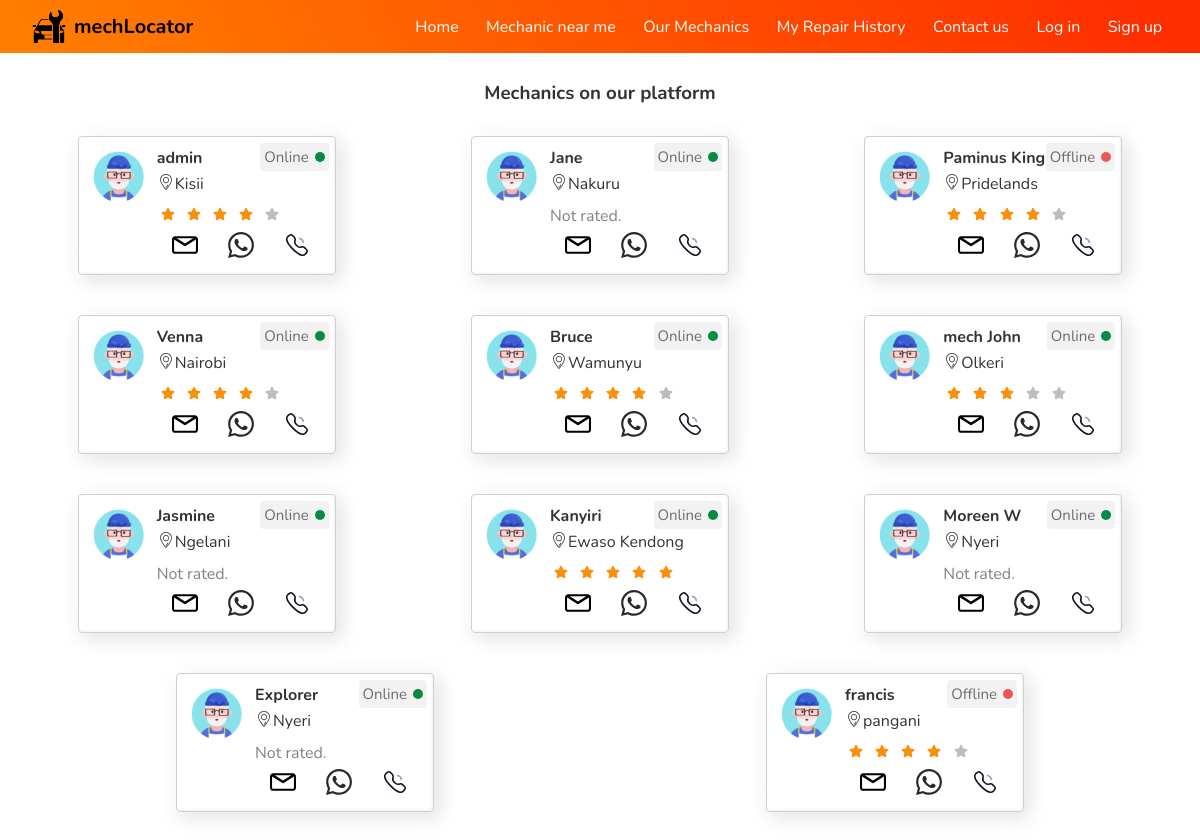
The page /allMechanics.php on the database its author committed.
### tables this page shows
CREATE TABLE `map_details` (
  `user_id` int(11) NOT NULL,
  `long_cor` text NOT NULL,
  `lat_cor` text NOT NULL,
  `town` varchar(50) DEFAULT NULL
);

CREATE TABLE `users` (
  `name` varchar(200) NOT NULL,
  `email` varchar(250) NOT NULL,
  `phone` varchar(20) NOT NULL,
  `password` varchar(250) NOT NULL,
  `is_mech` varchar(10) NOT NULL DEFAULT 'NO',
  `user_id` int(11) NOT NULL,
  `availability` varchar(10) NOT NULL DEFAULT 'YES'
);

### allMechanics.php (the view, shortened to what this page needs)
<!DOCTYPE html>
<html lang="en" dir="ltr">
  <head>
    <link rel="stylesheet" href="css/home.css">
    <link rel="stylesheet" href="css/nav.css">
    <link rel="stylesheet" href="css/allMech.css">
  </head>
  <body>
    <?php include 'php/header.php';
    ?>
    <main>
    <section class="holder-sect">
      <h3>Mechanics on our platform</h3>
      <section class="flex-wrap mech-sect">
      <?php
        $getUsers = "SELECT * FROM users INNER JOIN map_details ON users.user_id = map_details.user_id WHERE is_mech = 'YES'";
        $results = mysqli_query($connection,$getUsers);
            if(!$results){
               echo "msqli error" .mysqli_error($connection);
            }
              else{
                $row = mysqli_num_rows($results);
                if($row<1){
                  echo "No mechanics in database";
                }
                else{
                $count = 0;
                $k = 0;
                while($row = mysqli_fetch_assoc($results)){
                  $emailArray[$count] = $row['email'];
                  if($count>0 && ($emailArray[$count] === $emailArray[$count-1])){
                     continue;
                  }
                  else{
                    echo '
                    <div class="detail-card">
                        <div class="flex-wrap">
                    ';
                    if($row['availability']=="YES"){
                      echo '
                      <div class="status-part">
                        <span class="status-type">Online</span>
                        <span class="status-dot"></span>
                       </div>
                      ';
                    }
                    else{
                      echo '
                      <div class="status-part">
                        <span class="status-type">Offline</span>
                        <span class="status-dot red-dot"></span>
                       </div>
                      ';
                    }
                   echo '
                        <img src="icons/mech-white.svg" alt="user" class="user-icon">
                        <article class="contact-dets">
                            <div class="username">
                                <strong>'.$row['name'].'</strong>
                              </div>
                              <div class="mech-loc flex-wrap">
                              <img src="icons/loc-dark.svg" alt="mech-location" class="icon loc-icon">
                              '.$row['town'].'
                              </div>
                            <p class="rates rates'.$k.'">
                            </p>
                             <span class="">
                             <div class="mech-contact flex-wrap">
                             <a href="mailto:'.$row['email'].'">
                               <img src="icons/email-svgrepo-com.svg" alt="email" class="icon">
                             </a>
                             <a href="https://wa.me/'.$row['phone'].'">
                               <img src="icons/whatsapp.svg" alt="whatsapp" class="icon">
                             </a>
                             <a href="tel:'.$row['phone'].'">
                               <img src="icons/call.svg" alt="call" class="icon">
                             </a>
                           </div>
                             </span>
                        </article>
                        </div>
                    </div>
                    ';
                  }
                  $k++;
                  $count++;
                }
          }
        }
      ?>
      </section>
    </main>
  </body>
</html>

### php/header.php (shortened to what this page needs)
        <nav class="nav">
        <a href="index.php" class="flex-wrap">
        <img src="icons/new-logo.svg" alt="logo" class="logo">
        <strong class="logo-text">mechLocator</strong>
</a>
        <div class="flex-wrap links">
        <a href="motorist-Homepage.php">Home</a>
            <a href="mechNear.php">
                Mechanic near me
            </a>
            <a href="allMechanics.php">
            Our Mechanics</a>
            <a href="repairHistory.php">My Repair History </a>
            <a href="contact.php">
            Contact us </a>
            <?php
            if(isset($_SESSION['name'])){
                echo '
                <div class="admin-holder user-holder">
                <div class="has-drop">';
                if(isset($_SESSION['mechId'])){
                    $mech = "Mechanic";
                    echo '
                    <img src="icons/mech-white.svg" alt="user" class="icon mech-icon">'.$mech.' '.$_SESSION['name']. '
                    <img src="icons/arrow-white.svg" alt="d" class="down-arrow">
                    </div>';
                }
                else{
                    echo '
                    <img src="icons/prof-pic.svg" alt="user" class="icon">'.$_SESSION['name']. '
                    <img src="icons/arrow-white.svg" alt="d" class="down-arrow">
                    </div>';
                }
                echo '
                <div class="admin-drop">
                <a href="userProfile.php" class="noti-holder prof-link flex-wrap">
                <img src="icons/user.svg" alt="user" class="icon">
                My profile
                 </a>
                 ';
                 if((isset($_SESSION['notification'])) && ($_SESSION['notification']==1)){
                    echo'
                        <a href="notification.php" class="noti-holder prof-link flex-wrap">
                        <img src="icons/notification.svg" alt="noti" class="icon">
                        Notifications
                        <span class="dot"></span>
                         </a>
                    ';
                 }
                 else{
                        echo '
                        <a href="notification.php" class="noti-holder prof-link flex-wrap">
                        <img src="icons/notification.svg" alt="noti" class="icon">
                        Notifications
                        </a>
                        ';
                 }
                 echo '
                <a href="addRepair.php">
                <img src="icons/repair-white.svg" alt="repair" class="icon">
                Add Repair</a>
                <a class="noti-holder flex-wrap" onclick="openPop(`car-pop`)">
                    <img src="icons/car-white.svg" alt="notification" class="icon">
                    Add a car
                </a>
                <form action="php/destroySession.php" method="post">
                    <input type="submit" value="Log out" class="log-out-btn">
                </form>
                </div>
            </div>
            ';
            }
            else{
                echo '
            <a href="login.php">Log in</a>
            <a href="signup.php">Sign up</a>
                ';
            }
            ?>
        </div>
        </nav>

### css/home.css (style rules this page uses)
:root { --highlightBlue : #1242C5; --textGreyish: #333333; --orangeColor: #F98E0E; --regBtnBlue: #116D9E; --deepOrange: #F9430E; --veryLightGrey: #F2F2F2; --green: #058B43; --blue: #116D9E; --skyBlue: #0F8CB5; --lightOrange: #FFB40C; --lightRed: #FF537C; --f3White: #F3F3F3; --red: #EB5757; --orangeLinear: linear-gradient(240.86deg, #FF2E00 4.93%, #FF8B00 112.94%); --bRadius: 6px; --inputPadding: 10px 10px 5px 10px; --lightGrey1: #707070; --greenColor: #2EF873; --horizontalLine: #D0D0D0; --grey3: #828282; --grey2Box: #4F4F4F; --darkerShadow: -7px 7px 14px rgba(229, 229, 229, 0.2), 7px -7px 14px rgba(229, 229, 229, 0.2), -7px -7px 14px rgba(255, 255, 255, 0.9), 7px 7px 18px rgba(229, 229, 229, 0.9), inset 1px 1px 2px rgba(255, 255, 255, 0.3), inset -1px -1px 2px rgba(229, 229, 229, 0.5); --lightShadow: -7px 7px 14px rgba(242, 242, 242, 0.2), 7px -7px 14px rgba(242, 242, 242, 0.2), -7px -7px 14px rgba(255, 255, 255, 0.9), 7px 7px 18px rgba(242, 242, 242, 0.9), inset 1px 1px 2px rgba(255, 255, 255, 0.3), inset -1px -1px 2px rgba(242, 242, 242, 0.5); --bgcolor: #f3f3f3; --purple-gradient: linear-gradient(268.26deg, #ED0A25 23.76%, #F80AC3 78.07%); --black-text-shadow: 1px 2px 10px #0000008f; --highlightBlue: hsl(224, 83%, 42%); --highlightBlueHover: hsl(224, 86%, 28%); --grayish: hsl(0, 1%, 16%); --lightPink :hsl(346, 100%, 66%); --brightRed: hsl(356, 97%, 55%); --faintGray: hsl(0, 1%, 52%); --f3White: hsl(0, 0%, 95%); --placeholderC: hsla(0, 0%, 100%, 0.66); --btnPadding: 4px 28px; --popUpBg: hsla(0, 0%, 7%, 0.95); --inputBg: hsl(0, 0%, 16%); --toggleBG:hsl(230, 22%, 74%); --whiteBg: hsl(0, 0%, 100%); }
* { font-family: 'Nunito', sans-serif; color: var(--textGreyish); box-sizing: border-box; margin: 0; padding: 0; scroll-behavior: smooth; }
a { text-decoration: none; }
body { margin: 0;position: relative;padding-bottom: 1rem; }
.icon { width: 24px; height: 24px; margin: 0 4px; }
.rent-out, .flex-wrap { display: flex; flex-wrap: wrap; justify-content: space-around; align-items: center; }
.user-icon { width: 60px; height: 60px; }

### css/nav.css (style rules this page uses)
nav { position: fixed; background: var(--orangeLinear); top: 0; width: 100%; padding: 10px 1.5rem; display: flex; justify-content: space-between; color: white; z-index: 20; transition: top 0.3s; }
.links a { color: white; margin: 0 10px; cursor: pointer; padding: 4px 0; position: relative; }
.logo { width: 50px; height: 33px; }
.logo-text { color: black; font-size: 20px; }
.links { flex-grow: 0.2; }

### css/allMech.css (style rules this page uses)
main { display: block; padding-top: 5rem; }
.mech-sect { justify-items:center; align-content: center; padding: unset; margin: 10px; }
h3 { text-align: center; }
.icon { width: 20px; height: 20px; }
.holder-sect { align-items: flex-start; }
.loc-icon { margin: 1px; width: 16px; height: 16px; }
.mech-contact { width: 100%; }
.detail-card { box-shadow: var(--darkerShadow); border: 1px solid var(--horizontalLine); position: relative; border-radius: 4px; text-align: center; display: grid; padding: 10px; min-width: 210px; width: max-content; margin: 20px; }
.detail-card .flex-wrap { align-items: flex-start; }
.status-part { padding: 4px; border-radius: 4px; background: var(--f3White); display: flex; align-items: center; position: absolute; top: 6px; right: 6px; z-index: 3; }
.status-dot { width: 10px; height: 10px; border-radius: 50%; background-color: var(--green); margin-left: 6px; }
.status-type { font-size:15px; color:#6c6c6c; }
.red-dot { background-color:var(--red); }
.username { border-bottom: 2px solid var(--menuSectBg); padding-bottom: 4px; }
.contact-dets { display: grid; justify-items: flex-start; margin-left: 8px; }
.contact-dets span { width:100%; }
.contact-dets span .icon { width: 26px; height: 26px; margin: 0 15px; transition:0.1s; }
.rates { margin: 5px 0; color: var(--grey3); }
.rates .icon { width: 14px; height: 14px; }
.mech-loc { margin-bottom: 5px; }

### rows shown on the page
map_details: shows "Online", user_id.name "admin", town "Kisii"
map_details: shows "Online", user_id.name "Jane", town "Nakuru"
map_details: shows "Offline", user_id.name "Paminus King`ori", town "Pridelands"
map_details: shows "Online", user_id.name "Venna", town "Nairobi"
map_details: shows "Online", user_id.name "Bruce", town "Wamunyu"
map_details: shows "Online", user_id.name "mech John", town "Olkeri"
map_details: shows "Online", user_id.name "Jasmine", town "Ngelani"
map_details: shows "Online", user_id.name "Kanyiri", town "Ewaso Kendong"
map_details: shows "Online", user_id.name "Moreen W", town "Nyeri"
map_details: shows "Online", user_id.name "Explorer", town "Nyeri"
map_details: shows "Offline", user_id.name "francis", town "pangani"
